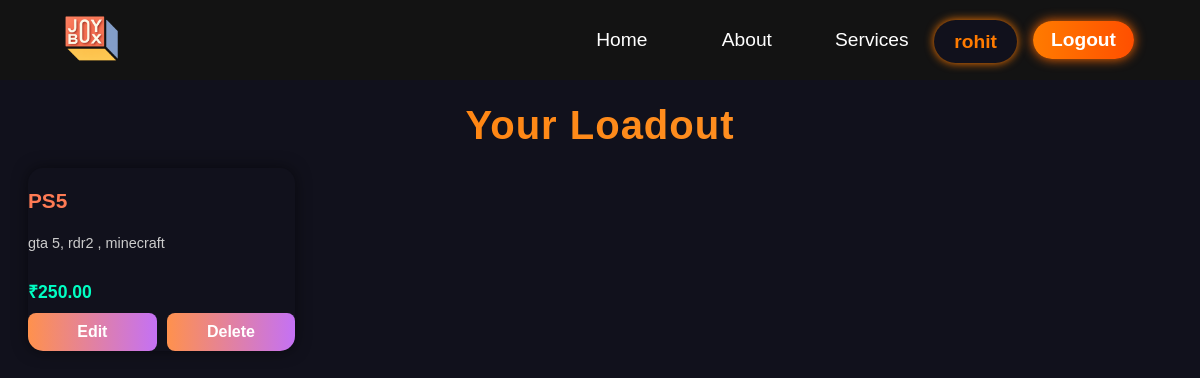
Page /dashboard/ (signed in) on the committed database.
### Homeapp/models.py (models this page shows, shortened)
class ConsoleListing(models.Model):
    user=models.ForeignKey(User,on_delete=models.CASCADE)
    console_name=models.CharField(max_length=60)
    description=models.TextField()
    price=models.DecimalField(max_digits=10,decimal_places=2)
    location=models.CharField(max_length=100)
    available=models.BooleanField(default=True)
    photo1=models.ImageField(upload_to='console_photos/',null=False,blank=False)
    photo2=models.ImageField(upload_to='console_photos/',null=False,blank=False)
    posted_at=models.DateTimeField(auto_now_add=True)

### Homeapp/views.py (the view)
# urls.py: path('dashboard/', views.dashboard, name='dashboard'),
@login_required
def dashboard(request):
    listings = ConsoleListing.objects.filter(user=request.user)
    return render(request,'dashboard/dashboard.html',{'listings':listings})

### Homeapp/templates/dashboard/dashboard.html (shortened to what this page needs)
{% load static %}
<!DOCTYPE html>
<html lang="en">
<head>
    <link rel="stylesheet" href="{% static "css/dashboard.css" %}">
</head>
<body>
    <nav class="navbar">
      <div class="navbar__container">
        <img src="{% static "images/JoyBox.png" %}" alt="JoyBox">
        <ul class="navbar__menu">
          <li class="navbar__item">
            <a href="{%url 'home' %}" class="navbar__links" id="home-page">Home</a>
          </li>
          <li class="navbar__item">
            <a href="{%url 'home'%}#about" class="navbar__links" id="about-page">About</a>
          </li>
          <li class="navbar__item">
            <a href="{%url 'home'%}#services" class="navbar__links" id="services-page"
              >Services</a
            >
          </li>
          {% if user.is_authenticated %}
          <li class="navbar__item">
            <a href="#" class="username-button">{{ user.username }}</a>
          </li>
          <li class="navbar__btn">
            <a href="{% url 'logout' %}" class="button">Logout</a>
          </li>
        {% else %}
          <li class="navbar__btn">
            <a href="{% url 'loginpage' %}" class="button" id="signup">Sign In</a>
          </li>
        {% endif %}
        </ul>
      </div>
    </nav>
{% if listings %}
  <div class="dashboard-container">
    <h2 class="dashboard-heading">Your Loadout</h2>
    <div class="dashboard-listings">
      {% for listing in listings %}
        <div class="dashboard-card">
          <h3 class="dashboard-title">{{ listing.console_name }}</h3>
          <p class="dashboard-description">{{ listing.description }}</p>
          <p class="dashboard-price">₹{{ listing.price }}</p>
          <div class="dashboard-actions">
            <a href="{% url 'edit_listing' listing.pk %}">Edit</a>
            <a href="{% url 'delete_listing' listing.pk %}">Delete</a>
          </div>
        </div>
      {% endfor %}
    </div>
  </div>
{% else %}
<p style="color: white;">Total listings: {{ listings|length }}</p>
  <p style="color: white; font-weight: bold; text-align: center; margin-top: 150px; font-size: 50px;">No listings found.</p>
{% endif %}
</body>
</html>

### Homeapp/static/css/dashboard.css (style rules this page uses)
body { font-family: 'Poppins', sans-serif; background-color:#11111c; }
.navbar { background: #131313; height: 80px; display: flex; justify-content: center; align-items: center; font-size: 1.2rem; position: fixed; left: 0; right: 0; top: 0; z-index: 999; }
.navbar__container { display: flex; justify-content: space-between; height: 80px; width: 100%; max-width: 1300px; margin: 0 auto; padding: 0 50px; }
.navbar__menu { display: flex; align-items: center; list-style: none; }
.navbar__item { height: 80px; }
.navbar__links { color: #fff; display: flex; align-items: center; justify-content: center; width: 125px; text-decoration: none; height: 100%; transition: all 0.3s ease-in-out; }
.navbar__btn { display: flex; justify-content: center; align-items: center; padding: 0 1rem; width: 100%; }
.button { display: flex; justify-content: center; align-items: center; text-decoration: none; padding: 10px 20px; height: 100%; width: 100%; border: none; outline: none; border-radius: 4px; background: #833ab4; background: -webkit-linear-gradient(to right, #fcb045, #fd1d1d, #833ab4); background: linear-gradient(to right, #fcb045, #fd1d1d, #833ab4); color: #fff; transition: all 0.3s ease-in-out; }
.dashboard-heading { font-size: 3rem; background: linear-gradient(to right, #fcb045, #fd1d1d, #833ab4); background-clip: text; -webkit-background-clip: text; -webkit-text-fill-color: transparent; text-align: center; transition: transform 0.4s ease, text-shadow 0.4s ease; letter-spacing: 1px; }
.dashboard-container { max-width: 1200px; margin: 50px auto; padding: 20px; color: #f0f0f0; }
.dashboard-listings { display: grid; gap: 25px; grid-template-columns: repeat(auto-fill, minmax(250px, 1fr)); }
.dashboard-card { background-color: #11111c; padding: 0; border-radius: 15px; overflow: hidden; box-shadow: 0 0 15px rgba(0, 0, 0, 0.5); display: flex; flex-direction: column; transition: transform 0.3s ease; }
.dashboard-title { font-size: 1.3rem; font-weight: bold; color: #ff7b54; margin-bottom: 8px; }
.dashboard-description { font-size: 0.9rem; margin-bottom: 10px; color: #ccc; }
.dashboard-price { font-size: 1.1rem; font-weight: bold; color: #00ffc3; margin-bottom: 10px; }
.dashboard-actions { display: flex; justify-content: space-between; gap: 10px; }
.dashboard-actions a { flex: 1; padding: 10px; background: linear-gradient(to right, #ff914d, #c471f5); color: white; text-align: center; border-radius: 8px; text-decoration: none; font-weight: bold; transition: background 0.3s ease; }

### Homeapp/templates/dashboard/dashboard.html (style rules this page uses)
.navbar__item .username-button { display: inline-block; margin-top: 20px; margin-bottom: 6px; line-height: 1; background-color: #11111c; padding: 10px 18px; border-radius: 25px; font-weight: bold; color: #ff7b00; text-decoration: none; box-shadow: 0 0 10px #ff7b00; transition: all 0.3s ease; border: 2px solid transparent; }
.navbar__btn .button { background: linear-gradient(to right, #ff7b00, #ff4f00); padding: 8px 18px; border-radius: 25px; font-weight: bold; color: #fff; text-decoration: none; border: none; box-shadow: 0 0 12px #ff6a00; transition: all 0.3s ease; display: inline-block; }
.dashboard-heading { font-size: 2.5rem; font-weight: 700; text-align: center; margin-bottom: 20px; background: linear-gradient(90deg, #ff7b00, #ffa94d, #ff7b00); background-size: 300% auto; -webkit-background-clip: text; -webkit-text-fill-color: transparent; animation: shimmer 5s ease-in-out infinite; }

### rows in the picture
ConsoleListing: console_name "PS5", description "gta 5, rdr2 , minecraft", price "250.00"

### other values in the picture
{{ user.username }} "rohit"
